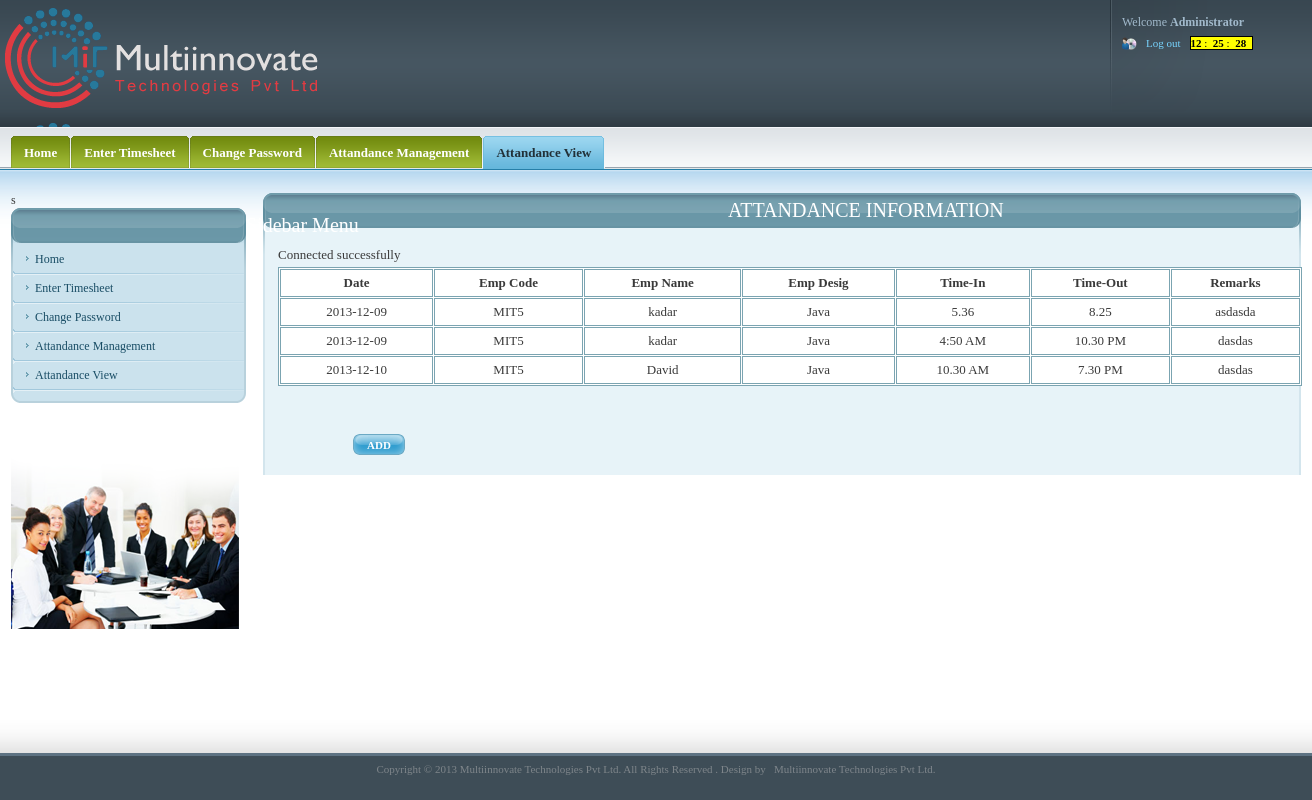
The page /AttandanceSearch.php?EMP_CODE=MIT5 on the database its author committed.
### tables this page shows
CREATE TABLE IF NOT EXISTS `emp_attandance_report` (
  `id` int(10) NOT NULL AUTO_INCREMENT,
  `date` date DEFAULT NULL,
  `Emp_Code` varchar(50) DEFAULT NULL,
  `Emp_Name` varchar(50) DEFAULT NULL,
  `Emp_Designation` varchar(100) DEFAULT NULL,
  `Time_In` varchar(100) DEFAULT NULL,
  `Time_Out` varchar(100) DEFAULT NULL,
  `remark` varchar(500) DEFAULT NULL,
  PRIMARY KEY (`id`)
);

### AttandanceSearch.php (the view, shortened to what this page needs)
<!DOCTYPE html PUBLIC "-//W3C//DTD XHTML 1.0 Strict//EN" "http://www.w3.org/TR/xhtml1/DTD/xhtml1-strict.dtd">
<html xmlns="http://www.w3.org/1999/xhtml">
<head>
<link media="screen" rel="stylesheet" type="text/css" href="css/admin.css"  />
 <link rel="stylesheet" href="http://code.jquery.com/ui/1.10.2/themes/smoothness/jquery-ui.css" />
  <link rel="stylesheet" href="/resources/demos/style.css" />
</head>
<body onLoad="digital_clock()">
	<div id="wrapper">
		<div id="head">
			<div id="logo_user_details">
				<h1 id="logo"><a href="#">websitename Administration Panel</a></h1>
				<div id="user_details">
					<ul id="user_details_menu">
						<li>Welcome <strong>Administrator</strong></li>
						<li>
							<ul id="user_access">
							<li class="last"><a href="index.php">Log out</a></li>
                                <li>
                                	    <span style="background:#FF0; border:#000 1px solid; font:'Times New Roman', Times, serif bold; color:#000">
										<b id=hours></b>&nbsp;:&nbsp;
										<b id=minutes></b>&nbsp;:&nbsp;
										<b id=seconds></b> &nbsp;
								   </span>
                                </li>
							</ul>
						</li>
					</ul>
				</div>
			</div>
			<div id="menus_wrapper">
			  <div id="main_menu">
					<ul>
						<li><a href="emphome.php"><span><span>Home</span></span></a></li>
                        <li><a href="timeshet.php"><span><span>Enter Timesheet</span></span></a></li>
                        <li><a href="TimeSheetChangePass.php"><span><span>Change Password</span></span></a></li>
                        <li><a href="AttandanceSheet.php"><span><span>Attandance Management</span></span></a></li>
                        <li><a href="AttandanceView.php" class="selected"><span><span>Attandance View</span></span></a></li>
					</ul>
				</div>
			</div>
		</div>
  <div id="content">
			<div id="page">
				<div class="inner">
					<div class="section">
						<div class="title_wrapper">
							<h2 style="margin-left:450px;">ATTANDANCE INFORMATION</h2>
							<span class="title_wrapper_left"></span>
							<span class="title_wrapper_right"></span>
						</div>
				  <div class="section_content">
							<div class="sct">
								<div class="sct_left">
									<div class="sct_right">
										<div class="sct_left">
											<div class="sct_right">
												<form action="" method="" class="search_form general_form">
													<fieldset>
						<div class="forms">
					 			<?php
									include ("includes/db_con.php");
								  	$Emp_Code=$_REQUEST['EMP_CODE'];
									$query = "SELECT *from  Emp_Attandance_Report WHERE Emp_Code='$Emp_Code' order by date";
									$res = mysql_query($query);
									$num_rows = mysql_num_rows($res);
										if($num_rows>=1)
												{
							echo"<table id='table_struct' border='1' width='1024' cellspacing='1'  bordercolor='7BA4B1'  bgcolor='#FFFFFF' ><tr class='tr_class'>
							<td align='center' style='font-weight:bold'>Date</td>
							<td align='center' style='font-weight:bold'>Emp Code</td>
							<td align='center' style='font-weight:bold'>Emp Name</td>
							<td align='center' style='font-weight:bold'>Emp Desig</td>
   							<td align='center' style='font-weight:bold'>Time-In</td>
							<td align='center' style='font-weight:bold'>Time-Out</td>
							<td align='center' style='font-weight:bold'>Remarks</td>
							</tr>";
								while($row = mysql_fetch_array($res))
								{
										echo"<tr class='tr_class1'>
										<td align='center'>".$row['date']."</td>
										<td align='center'>".$row['Emp_Code']."</td>
										<td align='center'>".$row['Emp_Name']."</td>
										<td align='center'>".$row['Emp_Designation']."</td>
										<td align='center'>".$row['Time_In']."</td>
										<td align='center'>".$row['Time_Out']."</td>
										<td align='center'>".$row['remark']."</td>";
									echo "</tr>";
								}
								echo "</table>";
							}
							else
							{
							echo "<table  width='100%' cellspacing='1' cellpadding='1'><tr class='tr_class'><td>No Record Found!!</td></tr></table>";
								}
						 	?><br /><br />
														<div class="row">
															<div class="buttons">
																<ul>
																<ul>
         <li><span class="button send_form_btn"><span><span><a href="AttandanceSheet.php"><font color="#FFFFFF">ADD</font></a></span></span></span></li>
		</ul>
															</div>
														</div>
														</div>
													</fieldset>
									        </form>
											</div>
										</div>
									</div>
								</div>
							</div>
						</div>
					</div>
				</div>
			</div>
			<div id="sidebar">
				<div class="inner">
				s
					<div class="section">
						<div class="title_wrapper">
							<h2>Sidebar Menu</h2>
							<span class="title_wrapper_left"></span>
							<span class="title_wrapper_right"></span>
						</div>
				  <div class="section_content">
							<div class="sct">
								<div class="sct_left">
									<div class="sct_right">
										<div class="sct_left">
											<div class="sct_right">
												<ul class="sidebar_menu">
                       <li><a href="emphome.php"><span><span>Home</span></span></a></li>
                        <li><a href="timeshet.php"><span><span>Enter Timesheet</span></span></a></li>
                        <li><a href="TimeSheetChangePass.php" ><span><span>Change Password</span></span></a></li>
                        <li><a href="AttandanceSheet.php"><span><span>Attandance Management</span></span></a></li>
                        <li><a href="AttandanceView.php" ><span><span>Attandance View</span></span></a></li>
                                                   </ul>
											</div>
										</div>
									</div>
								</div>
							</div>
							<span class="scb"><span class="scb_left"></span><span class="scb_right"></span></span>
						</div>
					</div>
					<div class="section_content">
							<img src="images/chitfundside.png"/>
                       </div>
				</div>
			</div>
		</div>
	</div>
	<div id="footer">
		<div id="footer_inner">
			<center><p> Copyright &copy; 2013  Multiinnovate Technologies Pvt Ltd. All Rights Reserved . Design by &nbsp; <a href="http://www.multiinnovate.com" title="Multiinnovate Technologies"
target="_blank">Multiinnovate Technologies Pvt Ltd.</a></p></center>
		</div>
	</div>
</body>
</html>

### css/style.css (style rules this page uses)
.title_wrapper h2 { margin-left:220px; }

### css/forms.css (style rules this page uses)
.button { display: block; color: #fff; background:url(layout/submit_middle.gif) repeat-x; font-size: 11px; overflow: hidden; position: relative; top: 0; left: 0; float: left; font-weight: bold; text-decoration: none; }
.button span { background:url(layout/submit_left.gif) no-repeat; display: block; float: left; white-space: nowrap; }
.button span span { background:url(layout/submit_right.gif) no-repeat right 0; display: block; padding: 0 14px; height: 21px; line-height: 22px; }
.general_form, .general_form fieldset { margin: 0; padding: 0; border: 0; }
.general_form fieldset { width: 100%; overflow: hidden; padding: 0; position: relative; top: 0; left: 0; }
.forms { float: left; width: 620px; }
.general_form { font-size: 13px; line-height: 24px; }
.general_form .row { width: 1000px; overflow: hidden; padding: 0px 0px 15px; float: left; }
.send_form_btn { background-image:url(layout/site/forms/send_form_middle.gif); background-color: #339fd0; }
.send_form_btn span { background-image:url(layout/site/forms/send_form_left.gif); }
.send_form_btn span span { background-image:url(layout/site/forms/send_form_right.gif); }
.buttons { float: left; padding: 0 0 0 75px; }
.buttons ul { margin: 0; padding: 0 30px 0 0; float: left; }
.buttons ul li { float: left; margin: 0; padding: 0 7px 0 0; list-style:none; }
.general_form .forms { width: 80%; }

### rows shown on the page
emp_attandance_report: date "2013-12-09", Emp_Code "MIT5", Emp_Name "kadar", Emp_Designation "Java", Time_In "5.36", Time_Out "8.25", remark "asdasda"
emp_attandance_report: date "2013-12-09", Emp_Code "MIT5", Emp_Name "kadar", Emp_Designation "Java", Time_In "4:50 AM", Time_Out "10.30 PM", remark "dasdas"
emp_attandance_report: date "2013-12-10", Emp_Code "MIT5", Emp_Name "David", Emp_Designation "Java", Time_In "10.30 AM", Time_Out "7.30 PM", remark "dasdas"
